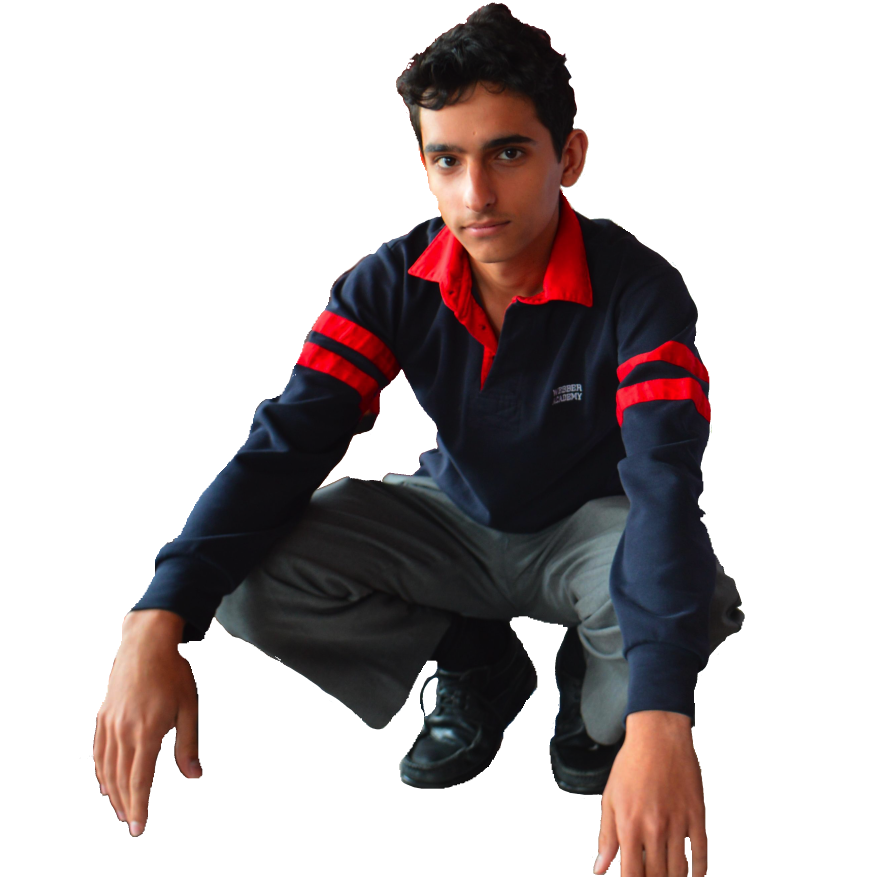
#> input picture input/in.png, 2629 x 2629 px (shown at 1/3 size)
$ python main.py
#> lines starting #> are read from the running program, lines starting #| are printed output that depends on the picture
from PIL import Image, ImageColor, ImagePalette
from pathlib import Path
from PIL.ImageQt import rgb
from map_colours import MAP_COLOURS

INPUT_FOLDER = Path("input/")
INPUT_NAME = INPUT_FOLDER / "in.png"

IM_SIZE = 128


def load_im():
	if INPUT_NAME.exists():
		im = Image.open(INPUT_NAME)
#> im is the input picture: PIL image 2629x2629 RGBA; mean R, G, B, A 23.7, 16.4, 16.7, 92.8
	elif (INPUT_FOLDER / "in.jpg").exists():
		im = Image.open(INPUT_FOLDER / "in.jpg")
	else:
		im = ""
		print("Hey no png/jpg exists with the name \"in\"!\nDid you remember to put it in the input folder?")
		exit()
	temp = Image.new("RGBA", (128, 128), color=(255, 255, 255))
#> temp: PIL image 128x128 RGBA; every value is 255

	if im.size[0] > IM_SIZE or im.size[1] > IM_SIZE:
		if im.size[0] > im.size[1]:
			im = im.resize((IM_SIZE, int(im.size[1] * IM_SIZE / im.size[0])), Image.BICUBIC)
		elif im.size[0] < im.size[1]:
			im = im.resize((int(im.size[0] * IM_SIZE / im.size[1]), IM_SIZE), Image.BICUBIC)
		else:
			im = im.resize((IM_SIZE, IM_SIZE), Image.BILINEAR)
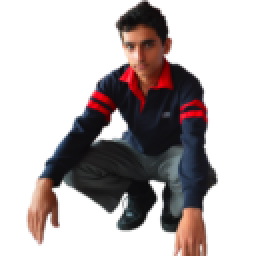
#> im: PIL image 128x128 RGBA (shown 2 times larger); mean R, G, B, A 26.5, 18.6, 18.9, 92.8; transparent parts drawn white
	temp.paste(im, mask=im)
	im = temp
	im.save("im.png")


def distance(colour1, colour2):
	(r1, g1, b1, a1) = colour1
	(r2, g2, b2, a2) = colour2
	return abs((r1 - r2) * (r1 - r2) + (g1 - g2) * (g1 - g2) + (b1 - b2) * (b1 - b2))


def get_closest_to_palette(colour):
	x = 7000000  # random high number
	col = (0, 0, 0, 0)
	for clr in MAP_COLOURS:
		temp = distance(clr.get("rgba_mid"), colour)
		if temp <= x:
			x = temp
			col = clr.get("rgba_mid")
	return col


def convert_im():
	IM = Path("im.png")
	if not IM.exists():
		print("No file was found with the name \"im.png\"!")
		exit()
	im = Image.open(IM)
	# [37 lines of commented-out code are left out]

	for x in range(im.size[0]):
		for y in range(im.size[1]):
			r, g, b, a = get_closest_to_palette(im.getpixel((x, y)))
			closest_clr = r, g, b, a
			im.putpixel((x, y), closest_clr)
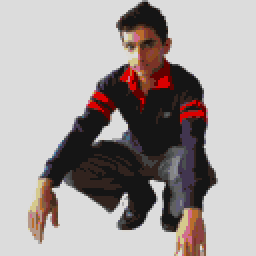
#> im: PIL image 128x128 RGBA (shown 2 times larger); mean R, G, B, A 164.9, 157.2, 156.1, 255

	im.show()
	im.save("im2.png")


def count_im():
	IM2 = Path("im2.png")
	if not IM2.exists():
		print("No file was found with the name \"im.png\"!")
		exit()
	im = Image.open(IM2)

	block_count = [0] * 52
	for y in range(im.size[0]):
		for x in range(im.size[1]):
			px_clr = im.getpixel((x, y))
			for clr in MAP_COLOURS:
				if clr.get("rgba_mid") == px_clr:
					block_count[clr.get("id")] += 1

	block_count_tuple = []
	for i in range(len(block_count)):
		block_count_tuple.append((i, block_count[i]))
#> this loop made 52 passes
	return block_count_tuple


def math_im(block_count):
	print("The total number of blocks needed: ", 128*128)
	print()
	block_count_sorted = block_count
	block_count_sorted.sort(key=lambda tup: tup[1], reverse=True)
	for i in block_count_sorted:
		if i[1] == 0:
			break
		print(i[1], "blocks (", i[1]//64, "stacks +", i[1]%64, ") of", (next(item for item in MAP_COLOURS if item["id"] == i[0])).get("blocks"))
#> this loop made 35 passes
#> i on passes 1 to 12: (8, 10223), (29, 2486), (43, 827), (47, 291), (21, 188), (35, 183), (50, 165), (45, 158), (36, 156), (4, 150), (14, 135), (11, 123)
#| 10223 blocks ( 159 stacks + 47 ) of ['snow', 'snow_layer', 'white_wool', 'white_carpet', 'white_concrete', 'white_concrete_powder']
#| 2486 blocks ( 38 stacks + 54 ) of ['black_wool', 'black_carpet', 'black_concrete', 'black_concrete_powder', 'obsidian', 'coal_block']
#| 827 blocks ( 12 stacks + 59 ) of ['gray_terracotta']
#| 291 blocks ( 4 stacks + 35 ) of ['blue_terracotta']
#| 188 blocks ( 2 stacks + 60 ) of ['gray_wool', 'gray_carpet', 'gray_concrete', 'gray_concrete_powder']
#| 183 blocks ( 2 stacks + 55 ) of ['netherrack', 'nether_brick', 'magma_block', 'red_nether_brick']
#| 165 blocks ( 2 stacks + 37 ) of ['red_terracotta']
#| 158 blocks ( 2 stacks + 30 ) of ['cyan_terracotta']
#> (further printed lines are left out)

	IM2 = Path("im2.png")
	if not IM2.exists():
		print("No file was found with the name \"im.png\"!")
		exit()
	im = Image.open(IM2)
	print("\n\n")
	row_block_order = []
	for y in range(im.size[1]):
		for x in range(im.size[0]):
			px_clr = im.getpixel((x, y))
			for clr in MAP_COLOURS:
				if clr.get("rgba_mid") == px_clr:
					row_block_order.append(clr.get("id"))
		count = 0
		row_list = []
		for i in range(len(row_block_order) - 1):
			if row_block_order[i] == row_block_order[i + 1]:
				count += 1
			else:
				row_list.append((row_block_order[i], count))
				count = 1
		row_list.append((row_block_order[-1], count))
		txt = "In row " + str(y+1) + ", the block order from west to east is: "
		for j in row_list:
			txt += str(j[1]) + " " + next(item for item in MAP_COLOURS if item["id"] == j[0]).get("blocks")[0] + " || "
		print(txt+'\n')
		row_block_order.clear()


load_im()
convert_im()
blocks = count_im()
math_im(blocks)


# TODO: mining/aquiring stats?
# TODO: add ability to remove certain blocks/colours
# TODO: GUI ?????????????


# def get_all_mapclr():
# 	for clr in MAP_COLOURS:
# 		r, g, b, a = clr.get("rgba")
# 			print(clr.get("name"), ":\n\"rgba\": (", r, ',', g, ',', b, ',', 255, "), \n\"rgba_mid\": (",
# 	  		int(r * 220 / 255), ',', int(g * 220 / 255), ',', int(b * 220 / 255), ',', 255, "), \n\"rgba_dark\": (",
# 	 		 int(r * 180 / 255), ',', int(g * 180 / 255), ',', int(b * 180 / 255), ',', 255, '),\n')
